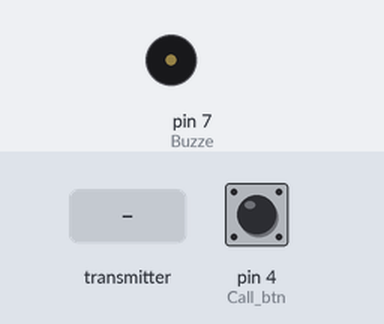
A sketch run on a simulated Arduino Uno, built with avr-gcc and run on an emulated ATmega328P. On the bench: buzzer (waves = sounding, pin HIGH). The inputs (shaded band) are chosen by the test bench; at power-on: pin 4 (Call_btn) HIGH. No radio packets arrive unless stated; what the sketch prints to the serial monitor is not drawn. At 1.9 s the program stops and its outputs stay as they are.

Above: at 1.8 s.
1.9 s: the transmitter starts sending TX_Connect = 0
At 3.1 s:
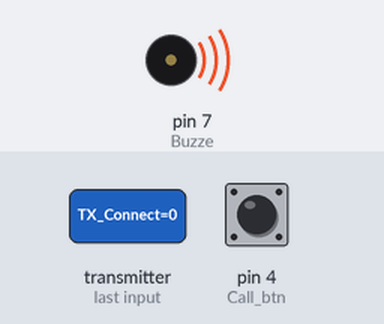
Timing chart, 0 to 3.4 s (numbered marks = the images above; inputs shaded):
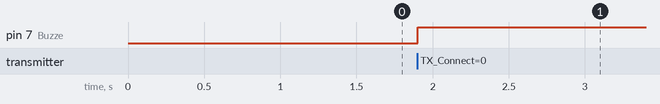

The sketch:

test_RX.ino
```cpp
 /*
 * VCC - 3.3v
 * GND - GND
 * CSN - 4
 * CE - 3
 * SCK - 13 mặc định SPI
 * MOSI - 11 SPI
 * MISO - 12 SPI
 */

//--------------------------------------------------------RF
#include <SPI.h>
#include <nRF24L01.h>
#include <RF24.h>
RF24 radio(9, 10); // CE, CSN
const byte diachi[][6] = {"01234", "56789"};
//--------------------------------------------------------Cấu trúc Data
struct package_send{ int RX_Connect; int Call; };
package_send data_send;
struct package_receive{ int TX_Connect; int SOS; };
package_receive data_receive;
//--------------------------------------------------------Khởi tạo ngoại vi
#define Call_btn     4        //Gọi về
#define Buzze    7        //Còi
//--------------------------------------------------------Khởi tạo biến
unsigned long interrupt; //Time chạy RF
unsigned long ping;      //Độ trì hoãn
void setup()
{
  Serial.begin(9600);
  if (radio.begin()) { Serial.println("NRF24L01 Start!"); }
  radio.openWritingPipe(diachi[0]);
  radio.openReadingPipe(1, diachi[1]);
  radio.setPALevel(RF24_PA_MIN);
  radio.setDataRate(RF24_250KBPS);

  pinMode(Call_btn,     INPUT_PULLUP);
  pinMode(Buzze,    OUTPUT);
}

void loop()
{
 digitalWrite(Buzze, 0);
 if(millis() - interrupt >= 1000) {NRF(); interrupt = millis();}
}
```

NRF.ino
```cpp
void NRF()
{
  radio.stopListening();
  data_send.RX_Connect = millis()/1000;
  data_send.Call = digitalRead(Call_btn);
  radio.write(&data_send, sizeof(package_send));

  radio.startListening();
  while(!radio.available())
  {
    ping++;
    if(ping/1000 > 50)
    {
      digitalWrite(Buzze, 1);
    }
  }
  radio.read(&data_receive, sizeof(package_receive));
  while(data_receive.SOS == 0){digitalWrite(Buzze, 1);}
//  Serial.print(data_receive.TX_Connect); Serial.print("  |  "); Serial.println(data_receive.SOS);
  ping = 0;
}
```

Measured:
- after the input at 1.9 s, pin 7 (Buzze): LOW → HIGH at once
